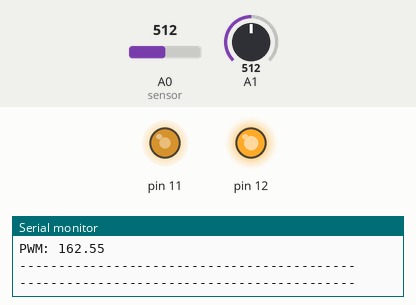
Recording of a sketch running on a simulated Arduino Uno, built with avr-gcc and run on an emulated ATmega328P. Shown: output pins drawn as LEDs (lit = HIGH), the last lines printed to the serial monitor. Inputs (shaded band) come from the test bench; at power-on: A0 (sensor) = 512, A1 = 512.

Above: at 1.9 s.
2.0 s: A0 (sensor) set to 716
At 4.1 s:
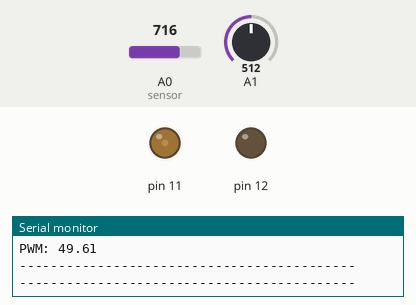
5.0 s: A1 set to 900
At 6.4 s:
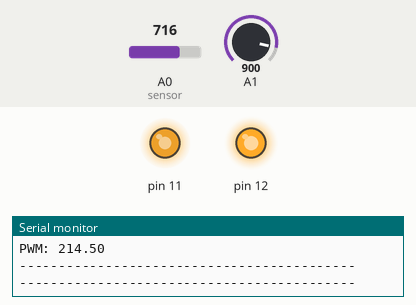
7.3 s: A1 set to 716
At 8.8 s:
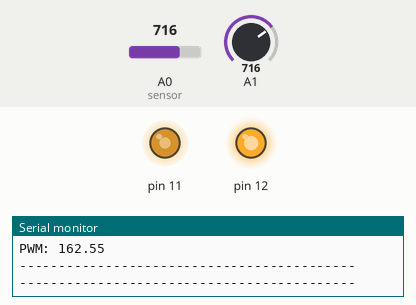
9.6 s: A1 set to 511
At 11.1 s:
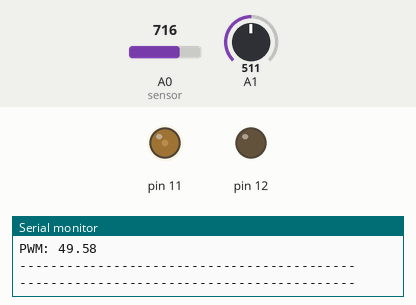
11.9 s: A0 (sensor) set to 511
At 14.7 s:
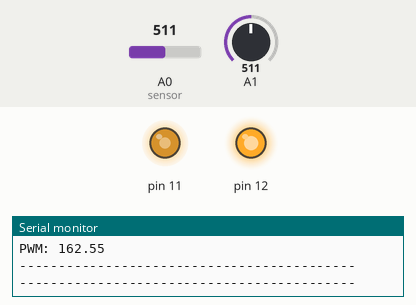
Timing chart, 0 to 16.2 s (numbered marks = the images above; inputs shaded):
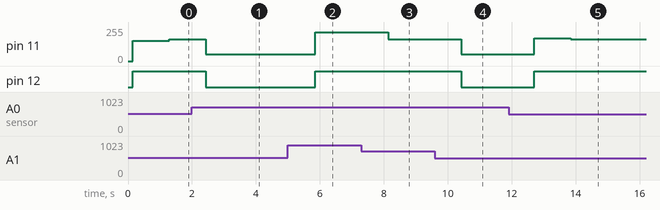

The sketch:

Codigo_Control_Difuso.ino
```cpp
#include <TimerOne.h>
float Emp, Ep, Ez, En, Emn, vol, Error, Eprima, ref;
float Epmp, Epp, Epz, Epn, Epmn, ValorActual=0.0, ValorAnterior=0.0;
float MaxOmn=0.0, MaxOn=0.0, MaxOz=0.0, MaxOp=0.0, MaxOmp=0.0;
int sensor, poten; //int led=13;
//--------------Conjuntos-Error------------------
#define Ena 2.0
#define Enb 3.5
#define Enc 5.0
#define End 5.7

#define Ena1 0.0
#define Enb1 1.0
#define Enc1 2.0
#define End1 3.7

#define Ena2 -0.5
#define Enb2 0.0
#define Enc2 0.0
#define End2 0.5

#define Ena3 -3.0
#define Enb3 -2.0
#define Enc3 -1.0
#define End3 0.0

#define Ena4 -5.7
#define Enb4 -4.0
#define Enc4 -3.5
#define End4 2.0
//--------------Conjuntos-Error-Prima-----------
#define Ena5 5.5
#define Enb5 8.0
#define Enc5 10.5
#define End5 14.5

#define Ena6 0.0
#define Enb6 2.0
#define Enc6 5.5
#define End6 7.9

#define Ena7 -2.0
#define Enb7 0.0
#define Enc7 0.0
#define End7 2.0

#define Ena8 -7.9
#define Enb8 -5.5
#define Enc8 -2.0
#define End8 0.0

#define Ena9 -14.5
#define Enb9 -10.5
#define Enc9 -8.0
#define End9 5.5
//--------------Conjuntos-Salida-PWM---------------
#define Ena10 932.0
#define Enb10 1176.0
#define Enc10 1237.0
#define End10 1481.0

#define Ena11 623.0
#define Enb11 888.0
#define Enc11 888.0
#define End11 1110.0

#define Ena12 278.0
#define Enb12 578.0
#define Enc12 578.0
#define End12 830.0

#define Ena13 16.0
#define Enb13 275.0
#define Enc13 275.0
#define End13 478.0

#define Ena14 -291.0
#define Enb14 0.0
#define Enc14 45.0
#define End14 187.0


void setup(void)
   {
    pinMode(12,OUTPUT);
    pinMode(11, OUTPUT);
//    pinMode(led,OUTPUT);
//    Timer1.initialize(10000);                 // Dispara cada 10 ms
//    Timer1.attachInterrupt(ISR_Interrupcion); // Activa la interrupcion y la asocia a ISR_Interrupcion
    Serial.begin(9600);
   }
void loop() {

//--------------Interrupcion Timer_1------------
   //void ISR_Interrupcion(){

sensor = analogRead(A0);        //Toma los valores registrados por el sensor.
vol = sensor * (5.0 / 1023.0);  //ADC para una resolucion de 10bits
poten = analogRead(A1);         //Toma los valores de referencia.
ref = poten * (5.0 / 1023.0);  //ADC para una resolucion de 10bits
Error=ref-vol;                  //Determina el valor de Error(referencia-valor del sensor)
ValorActual=vol;
Eprima=ValorActual-ValorAnterior;
 Serial.print(" Error: ");
 Serial.println(Error);
  Serial.print(" Velocidad Error: ");
 Serial.println(Eprima);
Serial.println("-----------");
 Serial.print(" Sensor: ");
 Serial.println(vol);
  Serial.print(" Referencia: ");
 Serial.println(ref);
Serial.println("-----------");
 //-----------Fuzzificacion-Conjunto-de-Entrada-Error----------
//Ena=2.0; Enb=3.5; Enc=5.0; End=5.7;
if(Error<=Ena || Error>=End) { Emp=0;}
     else if(Error>=Enb && Error<=Enc) { Emp=1;}
     else if(Error<Enb) {Emp=(Error-Ena)/(Enb-Ena);}
     else {Emp=(End-Error)/(End-Enc);}

//Ena1=0; Enb=1; Enc=2; End=3.7;
if(Error<=Ena1 || Error>=End1) { Ep=0;}
     else if(Error>=Enb1 && Error<=Enc1) { Ep=1;}
     else if(Error<Enb1) {Ep=(Error-Ena1)/(Enb1-Ena1);}
     else {Ep=(End1-Error)/(End1-Enc1);}

//Ena2=-0.5; Enb=0; Enc=0; End=0.5;
if(Error<=Ena2 || Error>=End2) { Ez=0;}
     else if(Error>=Enb2 && Error<=Enc2) { Ez=1;}
     else if(Error<Enb2) {Ez=(Error-Ena2)/(Enb2-Ena2);}
     else {Ez=(End2-Error)/(End2-Enc2);}

//Ena3=-3.0; Enb=-2.0; Enc=-1; End=0;
if(Error<=Ena3 || Error>=End3) { En=0;}
     else if(Error>=Enb3 && Error<=Enc3) { En=1;}
     else if(Error<Enb3) {En=(Error-Ena3)/(Enb3-Ena3);}
     else {En=(End3-Error)/(End3-Enc3);}

//Ena4=-5.7; Enb=-4.0; Enc=-3.5; End=2.0;
if(Error<=Ena4 || Error>=End4) { Emn=0;}
     else if(Error>=Enb4 && Error<=Enc4) { Emn=1;}
     else if(Error<Enb4) {Emn=(Error-Ena4)/(Enb4-Ena4);}
     else {Emn=(End3-Error)/(End3-Enc3);}

//     Serial.print("Emp: ");
//     Serial.println(Emp);
//     Serial.print("Ep: ");
//     Serial.println(Ep);
//     Serial.print("Ez: ");
//     Serial.println(Ez);
//     Serial.print("En: ");
//     Serial.println(En);
//     Serial.print("Emn: ");
//     Serial.println(Emn);
//     Serial.println("-----------");
//------------------Fuzzificacion-Conjunto-de-Entrada-Error-Prima----------------
//Ena5=5.5; Enb=8; Enc=10.5; End=14.5;
if(Eprima<=Ena5 || Eprima>=End5) { Epmp=0;}
     else if(Eprima>=Enb5 && Eprima<=Enc5) { Epmp=1;}
     else if(Eprima<Enb5) {Epmp=(Eprima-Ena5)/(Enb5-Ena5);}
     else {Epmp=(End5-Eprima)/(End5-Enc5);}
//Ena6=0; Enb=2; Enc=5.5; End=7.9;
if(Eprima<=Ena6 || Eprima>=End6) { Epp=0;}
     else if(Eprima>=Enb6 && Eprima<=Enc6) { Epp=1;}
     else if(Eprima<Enb6) {Epp=(Eprima-Ena6)/(Enb6-Ena6);}
     else {Epp=(End6-Eprima)/(End6-Enc6);}
//Ena7=-2; Enb=0; Enc=0; End=2;
if(Eprima<=Ena7 || Eprima>=End7) { Epz=0;}
     else if(Eprima>=Enb7 && Eprima<=Enc7) { Epz=1;}
     else if(Eprima<Enb7) {Epz=(Eprima-Ena7)/(Enb7-Ena7);}
     else {Epz=(End7-Eprima)/(End7-Enc7);}
//Ena8=-7.9; Enb=-5.5; Enc=-2; End=0;
 if(Eprima<=Ena8 || Eprima>=End8) { Epn=0;}
     else if(Eprima>=Enb8 && Eprima<=Enc8) { Epn=1;}
     else if(Eprima<Enb8) {Epn=(Eprima-Ena8)/(Enb8-Ena8);}
     else {Epn=(End8-Eprima)/(End8-Enc8);}
//Ena9=-14.5; Enb=-10.5; Enc=-8; End=5.5;
 if(Eprima<=Ena9 || Eprima>=End9) { Epmn=0;}
     else if(Eprima>=Enb9 && Eprima<=Enc9) { Epmn=1;}
     else if(Eprima<Enb9) {Epmn=(Eprima-Ena9)/(Enb9-Ena9);}
     else {Epmn=(End9-Eprima)/(End9-Enc9);}

//     Serial.print("Epmp: ");
//     Serial.println(Epmp);
//     Serial.print("Epp: ");
//     Serial.println(Epp);
//     Serial.print("Epz: ");
//     Serial.println(Epz);
//     Serial.print("Epn: ");
//     Serial.println(Epn);
//     Serial.print("Epmn: ");
//     Serial.println(Epmn);
//     Serial.println("-----------");
//---------------------Reglas-Difusas---------------

float Omn[5], On[6], Oz[3], Op[6], Omp[5];
Omn[0]=min(Emn,Epmn);
Omn[1]=min(Emn,Epn);
Omn[2]=min(Emn,Epz);
Omn[3]=min(Emn,Epp);
Omn[4]=min(Emn,Epmp);

for (int i=0; i<5; i++){
     if(Omn[0]<Omn[i]){
        Omn[0]=Omn[i];} //Selecciona el maximo Omn
}
MaxOmn=Omn[0];

On[0]=min(En,Epmn);
On[1]=min(En,Epn);
On[2]=min(En,Epz);
On[3]=min(En,Epp);
On[4]=min(En,Epmp);
On[5]=min(Ez,Epmp);
for (int i=0; i<6; i++){
     if(On[0]<On[i]){
        On[0]=On[i];} //Selecciona el maximo On
}
MaxOn=Omn[0];

Oz[0]=min(Ez,Epn);
Oz[1]=min(Ez,Epz);
Oz[2]=min(Ez,Epp);
for (int i=0; i<3; i++){
     if(Oz[0]<Oz[i]){
        Oz[0]=Oz[i];} //Selecciona el maximo Oz
}
MaxOz=Oz[0];

Op[0]=min(Ep,Epmn);
Op[1]=min(Ep,Epn);
Op[2]=min(Ep,Epz);
Op[3]=min(Ep,Epp);
Op[4]=min(Ep,Epmp);
Op[5]=min(Ez,Epmn);
MaxOp=Op[0];
for (int i=0; i<6; i++){
     if(Op[0]<Op[i]){
        Op[0]=Op[i];}     //Selecciona el maximo Op
}
MaxOp=Op[0];

Omp[0]=min(Emp,Epmn);
Omp[1]=min(Emp,Epn);
Omp[2]=min(Emp,Epz);
Omp[3]=min(Emp,Epp);
Omp[4]=min(Emp,Epmp);
for (int i=0; i<5; i++){
     if(Omp[0]<Omp[i]){
        Omp[0]=Omp[i];} //Selecciona el maximo Omp
}
MaxOmp=Omp[0];
//
//Serial.print("MaxOmn: ");
//Serial.println(MaxOmn);
//Serial.print("MaxOn: ");
//Serial.println(MaxOn);
//Serial.print("MaxOz: ");
//Serial.println(MaxOz);
//Serial.print("MaxOp: ");
//Serial.println(MaxOp);
//Serial.print("MaxOmp: ");
//Serial.println(MaxOmp);
//Serial.println("-----------");
//------Fuzzificacion-e-Implicacion-de-Conjuntos-de-Salida-PWM--
float sump=0.0, sum=0.0, PWM[5], MaxPWM=0.0;

for (int i=0; i<1023; i=i+10){
  //Serial.println(i);
  //Ena10=932; Enb=1176; Enc=1237; End=1481;
  if(i<=Ena10 || i>=End10) { PWM[0]=0;}
     else if(i>=Enb10 && i<=Enc10) { PWM[0]=1;}
     else if(i<Enb10) {PWM[0]=(i-Ena10)/(Enb10-Ena10);}
     else {PWM[0]=(End10-i)/(End10-Enc10);}
     PWM[0]=min(PWM[0],MaxOmp);
//     Serial.print("PWM[0]: ");
//      Serial.println(PWM[0]);
//Ena11=623.0; Enb=888; Enc=888; End=1110;
 if(i<=Ena11 || i>=End11) { PWM[1]=0;}
     else if(i>=Enb11 && i<=Enc11) { PWM[1]=1;}
     else if(i<Enb11) {PWM[1]=(i-Ena11)/(Enb11-Ena11);}
     else {PWM[1]=(End11-i)/(End11-Enc11);}
     PWM[1]=min(PWM[1],MaxOp);
//     Serial.print("PWM[1]: ");
//      Serial.println(PWM[1]);
//Ena12=278; Enb=578; Enc=578; End=830;
if(i<=Ena12 || i>=End12) { PWM[2]=0;}
     else if(i>=Enb12 && i<=Enc12) { PWM[2]=1;}
     else if(i<Enb12) {PWM[2]=(i-Ena12)/(Enb12-Ena12);}
     else {PWM[2]=(End12-i)/(End12-Enc12);}
     PWM[2]=min(PWM[2],MaxOz);
//     Serial.print("PWM[2]: ");
//      Serial.println(PWM[2]);
// Ena13=16; Enb=275; Enc=275; End=478;
if(i<=Ena13 || i>=End13) { PWM[3]=0;}
     else if(i>=Enb13 && i<=Enc13) { PWM[3]=1;}
     else if(i<Enb13) {PWM[3]=(i-Ena13)/(Enb13-Ena13);}
     else {PWM[3]=(End13-i)/(End13-Enc13);}
     PWM[3]=min(PWM[3],MaxOn);
//     Serial.print("PWM[3]: ");
//      Serial.println(PWM[3]);
// Ena14=-291; Enb=0; Enc=45; End=187;
if(i<=Ena14 || i>=End14) { PWM[4]=0;}
     else if(i>=Enb14 && i<=Enc14) { PWM[4]=1;}
     else if(i<Enb14) {PWM[4]=(i-Ena14)/(Enb14-Ena14);}
     else {PWM[4]=(End14-i)/(End14-Enc14);}
     PWM[4]=min(PWM[4],MaxOmn);
//     Serial.print("PWM[4]: ");
//      Serial.println(PWM[4]);

for (int i=1; i<5; i++){
  PWM[0]=max(PWM[0],PWM[i]);
}
MaxPWM=PWM[0];
//Serial.print("            => PWM_MAX: ");
//Serial.print(MaxPWM); Serial.print(" + Suma: ");Serial.println(sum);
sum=sum+MaxPWM;
//Serial.print("            => Suma: ");
//Serial.println(sum);
sump=sump+(MaxPWM*i);
}
//---------------------PWM----------------------
float c, f, CU;
c=sump/sum;
f=255.0/1023.0;
CU=c*f;
//Serial.print("Error: ");
//Serial.println(Error);
//Serial.print("Error Prima: ");
//Serial.println(Eprima);
//Serial.print("Valor Anterior: ");
//Serial.println(ValorAnterior);
ValorAnterior=ValorActual;
//Serial.print("Valor Actual: ");
//Serial.println(ValorActual);
//Serial.println("---");
//Serial.print("Suma Ponderada: ");
//Serial.println(sump);
//Serial.print("Suma: ");
//Serial.println(sum);
//Serial.print("PWM: ");
//Serial.println(c);
//Serial.print("PWM_2: ");
Serial.print("PWM: ");
Serial.println(CU);
Serial.println("-------------------------------------------");
Serial.println("-------------------------------------------");

analogWrite(12,CU);
analogWrite(11,CU);
delay(1000);
}
```

Measured:
- after the input at 2.0 s, pin 11: 162/255 → 52/255 after 0.43 s, → 49/255 1.1 s later; pin 12: HIGH → LOW after 0.43 s
- after the input at 5.0 s, pin 11: 49/255 → 214/255 after 0.85 s; pin 12: LOW → HIGH after 0.85 s
- after the input at 7.3 s, pin 11: 214/255 → 162/255 after 0.83 s
- after the input at 9.6 s, pin 11: 162/255 → 49/255 after 0.82 s; pin 12: HIGH → LOW after 0.82 s
- after the input at 11.9 s, pin 11: 49/255 → 170/255 after 0.80 s, → 162/255 1.1 s later; pin 12: LOW → HIGH after 0.80 s
